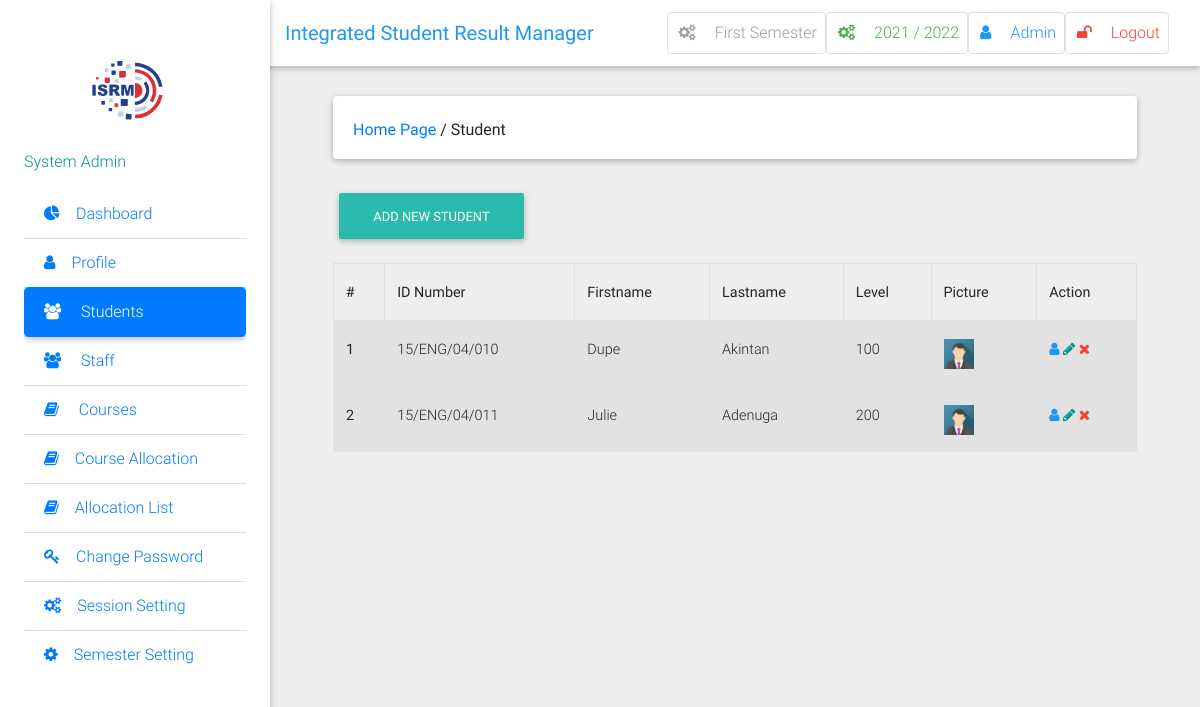
Page /students/ (signed in) on the committed database.
### result/models.py (models this page shows, shortened)
class Semester(models.Model):
    semester = models.CharField(max_length=10, choices=SEMESTER, blank=True)
    is_current_semester = models.BooleanField(
        default=False, blank=True, null=True)
    session = models.ForeignKey(
        Session, on_delete=models.CASCADE, blank=True, null=True)
    next_semester_begins = models.DateField(null=True, blank=True)
    def __str__(self):
        return self.semester

class Session(models.Model):
    session = models.CharField(max_length=200, unique=True)
    is_current_session = models.BooleanField(
        default=False, blank=True, null=True)
    next_session_begins = models.DateField(blank=True, null=True)
    def __str__(self):
        return self.session

class User(AbstractUser):
    is_student = models.BooleanField(default=False)
    is_lecturer = models.BooleanField(default=False)
    is_officer = models.BooleanField(default=False)
    phone = models.CharField(max_length=60, blank=True, null=True)
    address = models.CharField(max_length=60, blank=True, null=True)
    picture = models.ImageField(upload_to="pictures/", blank=True, null=True)
    email = models.EmailField(blank=True, null=True)
    username_validator = ASCIIUsernameValidator()
    def get_picture(self):
        no_picture = settings.STATIC_URL + 'img/img_avatar.png'
        try:
            return self.picture.url
        except:
            return no_picture

class Student(models.Model):
    user = models.OneToOneField(User, on_delete=models.CASCADE)
    id_number = models.CharField(max_length=20, unique=True)
    level = models.CharField(choices=LEVEL, max_length=3)

### result/views.py (the view)
# urls.py: path('students/', views.student_list, name="student_list"),
@login_required
@lecturer_required
def student_list(request):
    students = Student.objects.all()
    user_type = "Student"
    context = {
        "students": students,
        "user_type": user_type,
    }
    return render(request, 'students/student_list.html', context)

### result/context_processors.py (called while the page is built)
def session_processor(request):
    current_session = Session.objects.get(is_current_session=True)
    return {"current_session": current_session}

def semester_processor(request):
    current_semester = Semester.objects.get(is_current_semester=True)
    return {"current_semester": current_semester}

### result/templates/students/student_list.html (shortened to what this page needs)
{% extends 'base.html' %}
{% block side_bar %}
    {% include 'partial_active_element.html' with active='students' %}
{% endblock %}
{% block content %}
	<div class="container-fluid mt-5">
            <div class="card mb-4 wow fadeIn">
                <div class="card-body d-sm-flex justify-content-between">
                    <h6 class="mb-2 mb-sm-0 pt-1">
                        <a href="/">Home Page</a>
                        <span>/</span>
                        <span>{{ user_type }}</span>
                    </h6>
                </div>
            </div>
            {% if request.user.is_superuser %}
            <h6 class="mb-2 mb-sm-0 pt-1">
            <a href="{% url 'add_new_student' %}" class="btn btn-default btn-rounded mb-4">
               Add New {{ user_type }}
            </a>
            </h6>
            {% endif %}
  <div class="table-wrapper-scroll-y">
  <table class="table table-bordered table-striped">
                     <thead>
                        <tr>
                          <th scope="col">#</th>
                          <th scope="col">ID Number</th>
                          <th scope="col">Firstname</th>
                          <th scope="col">Lastname</th>
                          <th scope="col">Level</th>
                          <th scope="col">Picture</th>
                          {% if request.user.is_superuser %}
                          <th scope="col">Action</th>
                          {% endif %}
                        </tr>
                    </thead>
                {% for student in students %}
                    <tbody>
                        <tr>
                          <th scope="row">{{ forloop.counter }}</th>
                          <td>{{ student.id_number }}</td>
                          <td>{{ student.user.first_name }}</td>
                          <td>{{ student.user.last_name }}</td>
                          <td>{{ student.level }}</td>
                          <td><img width="30" src="{{ student.user.get_picture }}" alt="{{ staff.username }}'s image"></td>
                          {% if request.user.is_superuser %}
                          <td>
                            <a data-toggle="tooltip" title="View" class="blue-text"><i class="fa fa-user"></i></a>
                            <a data-toggle="tooltip" title="Edit" href="{% url 'edit_student' pk=student.pk %}" title="edit" class="teal-text"><i class="fa fa-pencil"></i></a>
                            <a data-toggle="tooltip" title="Delete" href="{% url 'delete_student' pk=student.pk %}" class="red-text"><i class="fa fa-times"></i></a>
                          </td>
                          {% endif %}
                        </tr>
                {% endfor %}
                 </table>
            </div>
        </div>
        <br>
{% endblock %}

### result/templates/base.html (shortened to what this page needs)
{% load static %}
<!DOCTYPE html>
<html lang="en">
    <head>
        <link rel="stylesheet" href="https://maxcdn.bootstrapcdn.com/font-awesome/4.7.0/css/font-awesome.min.css">
        <link href="{% static 'css/bootstrap.min.css' %}" rel="stylesheet">
        <link href="{% static 'css/mdb.min.css' %}" rel="stylesheet">
        <link href="{% static 'css/style.css' %}" rel="stylesheet">
    </head>
    <body class="grey lighten-3">
    <header>
        <nav class="navbar fixed-top navbar-expand-lg navbar-light white scrolling-navbar">
            <div class="container-fluid">
                <a class="navbar-brand waves-effect" href="/">
                    <strong class="blue-text">Integrated Student Result Manager</strong>
                </a>
                <div class="collapse navbar-collapse" id="navbarSupportedContent">
                    <ul class="navbar-nav nav-flex-icons">
                        <li class="nav-item">
                            <a href="{% if request.user.is_superuser %}{% url 'manage_semester' %}{% else %}#{% endif %}" class="nav-link border border-light grey-text rounded waves-effect">
                                <i class="fa fa-cogs mr-3"></i>{{ current_semester }} Semester
                            </a>
                        </li>
                        <li class="nav-item">
                            <a href="{% if request.user.is_superuser %}{% url 'manage_session' %}{% else %}#{% endif %}" class="nav-link border border-light green-text rounded waves-effect">
                                <i class="fa fa-cogs mr-3"></i>{{ current_session }}
                            </a>
                        </li>
                        <li class="nav-item">
                            <a href="{% url 'profile' %}" class="nav-link border border-light rounded waves-effect blue-text">
                                <i  class="fa fa-user mr-3"></i>{{ user|capfirst }}
                            </a>
                        </li>
                         <li class="nav-item">
                            <a href="/accounts/logout/" class="nav-link border border-light rounded waves-effect red-text">
                                <i class="fa fa-unlock mr-3"></i>Logout
                            </a>
                        </li>
                    </ul>
                </div>
            </div>
        </nav>
        <div class="sidebar-fixed position-fixed">
            <a class="navbar-left" href="/"><img alt="isrmlogo" src="{% static 'icons/isrm.svg' %}" class="img-responsive" style="margin-left:30px;"></a>
                {% if request.user.is_lecturer %}
                <p><i aria-hidden="true"></i>
                    <span class="teal-text text-center"> Course Lecturer</span></p>
                {% elif request.user.is_officer %}
                <p><i aria-hidden="true"></i>
                    <span class="teal-text text-center"> Exam Officer</span></p>
                {% elif request.user.is_student %}
                <p><i aria-hidden="true"></i>
                    <span class="teal-text text-center"> Student</span></p>
                {% else %}
                <p>
                    <span class="teal-text text-center"> System Admin</span></p>
                {% endif %}
            <div class="dashboard">
            {% block side_bar %}{% endblock side_bar %}
            </div>
        </div>
    </header>
    <main class="pt-5 mx-lg-5">
        {% block content%} {% endblock %}
    </main>
    <footer>
    	<a href="https://seal.beyondsecurity.com/vulnerability-scanner-verification/admi.vginfotec.xyz"></a>
    </footer>
    </body>
</html>

### result/static/css/style.css (style rules this page uses)
.sidebar-fixed { height: 100vh; width: 270px; -webkit-box-shadow: 0 2px 5px 0 rgba(0, 0, 0, 0.16), 0 2px 10px 0 rgba(0, 0, 0, 0.12); box-shadow: 0 2px 5px 0 rgba(0, 0, 0, 0.16), 0 2px 10px 0 rgba(0, 0, 0, 0.12); z-index: 1050; background-color: #fff; padding: 1.5rem; padding-top: 0; }
@media (min-width: 1200px) { .navbar, .page-footer, main { padding-left: 270px; } }

### result/templates/base.html (style rules this page uses)
.dashboard { display: block; max-height: 500px; overflow-y: auto; -ms-overflow-style: -ms-autohiding-scrollbar; }

### result/templates/students/student_list.html (style rules this page uses)
.table-wrapper-scroll-y { display: block; max-height: 350px; overflow-y: auto; -ms-overflow-style: -ms-autohiding-scrollbar; }

### rows in the picture
Semester: semester "First"
Session: session "2021 / 2022"
User: username "Admin"
Student: id_number "15/ENG/04/010", user.first_name "Dupe", user.last_name "Akintan", level "100"
Student: id_number "15/ENG/04/011", user.first_name "Julie", user.last_name "Adenuga", level "200"

### other values in the picture
{{ user_type }} "Student"
{{ user_type }} "STUDENT"
